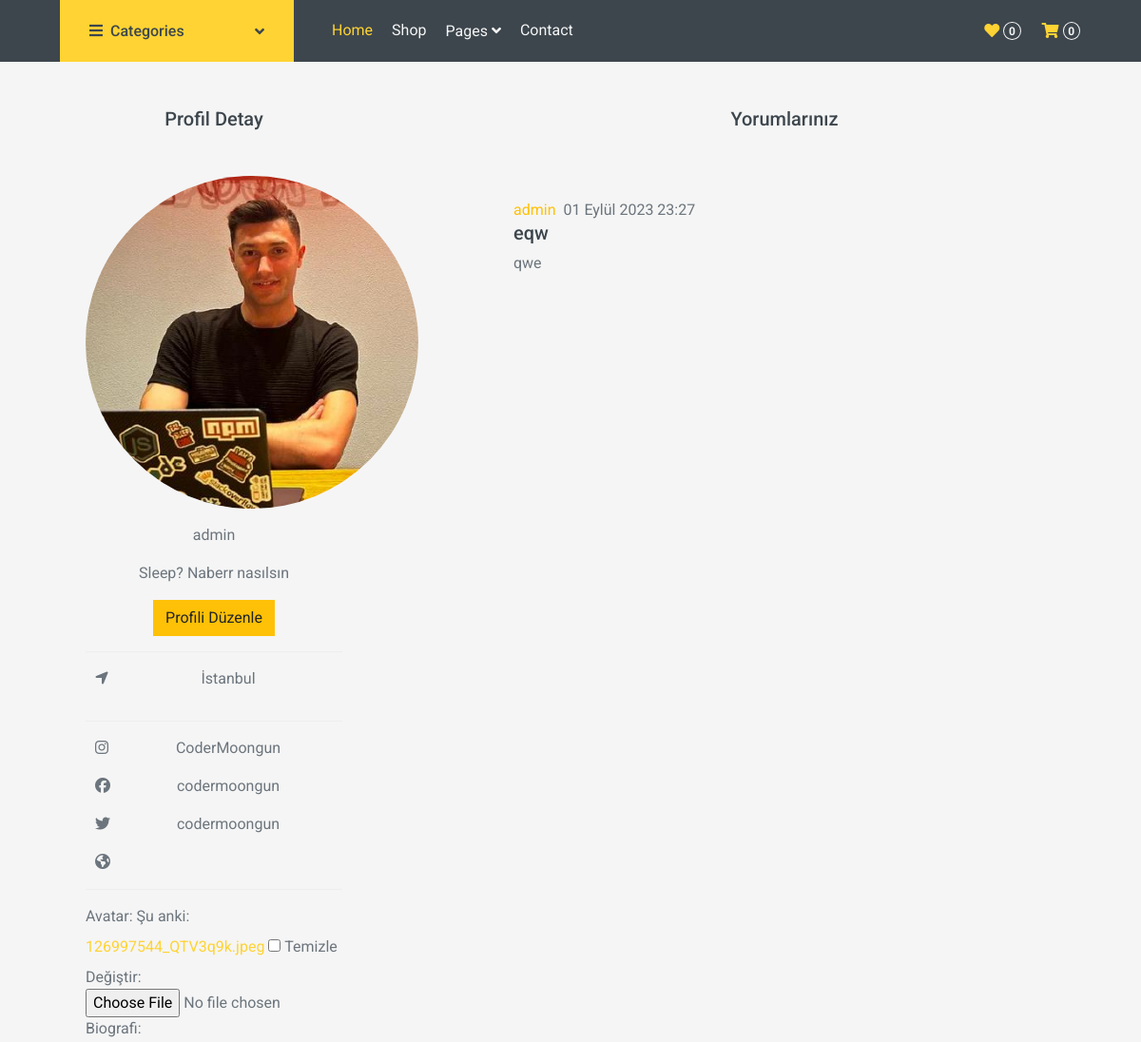
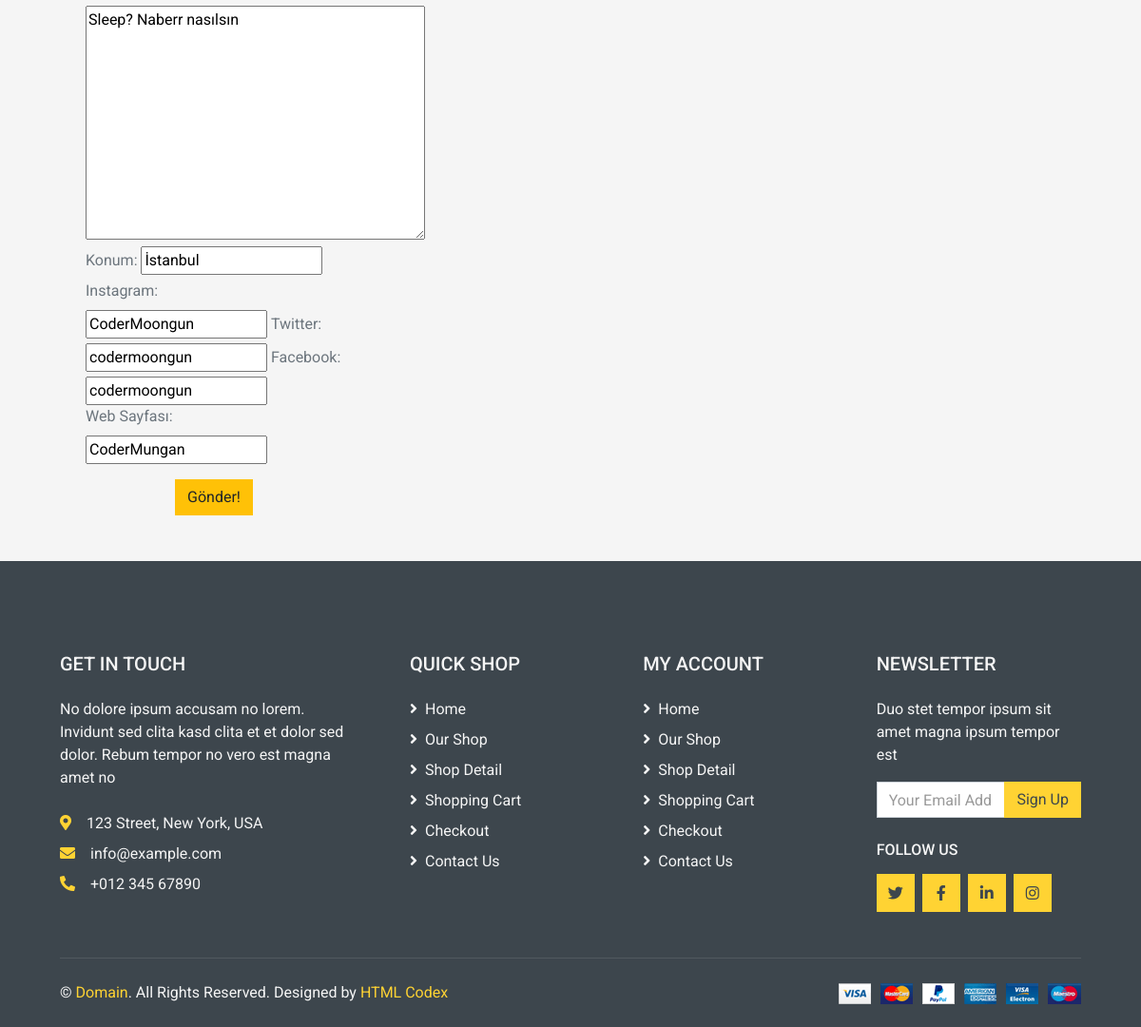
Before: /profile/1 with the older database file (2 pictures, top to bottom).
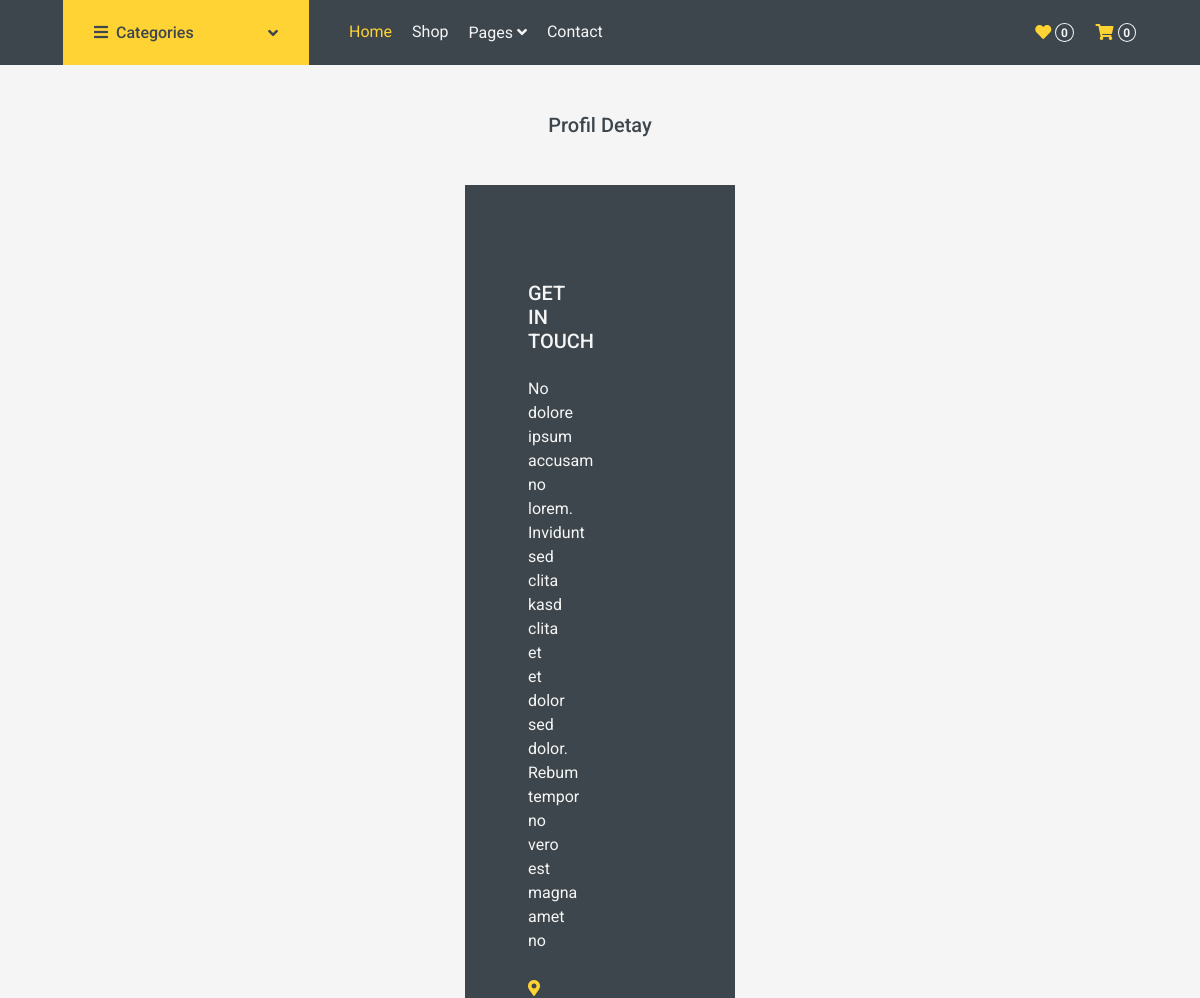
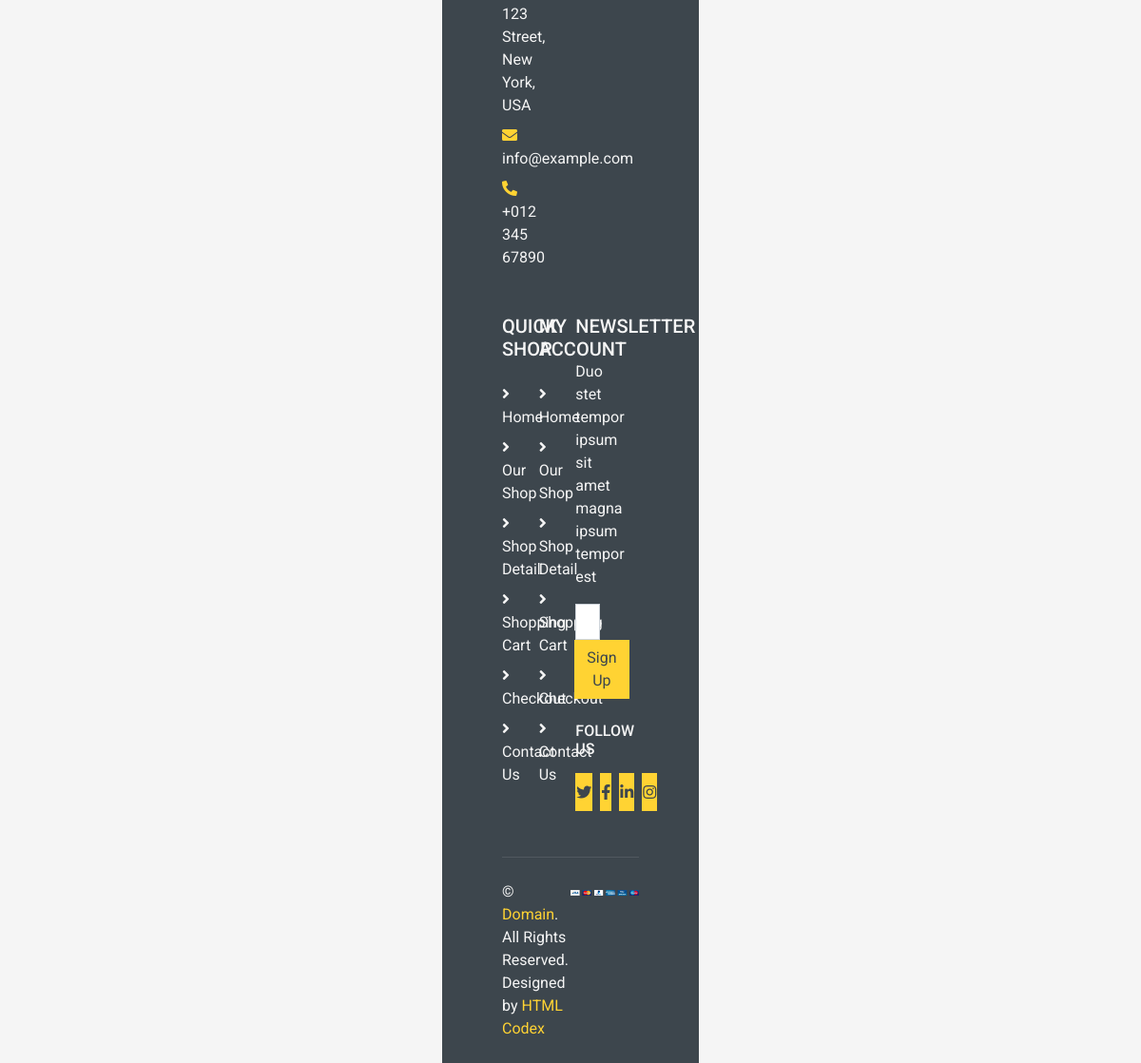
After: the same page with the newer database file (2 pictures, top to bottom).
### siteApp/models.py (models this page shows, shortened)
class ProfileModel(models.Model):
    profileSahibi = models.ForeignKey(User, verbose_name=("Profil Sahibi"), on_delete=models.CASCADE)
    profileAvatar = models.ImageField(("Avatar"), upload_to="", height_field=None, default="/Uploads/Avatar.png", width_field=None, max_length=None, blank=True)
    profileBio = models.TextField(("Biografi"), max_length=500, blank=True)
    profileLocation = models.CharField(("Konum"), max_length=150, blank=True)
    profileInstagram = models.CharField(("Instagram"), max_length=150, blank=True)
    profileTwitter = models.CharField(("Twitter"), max_length=150, blank=True)
    profileFacebook = models.CharField(("Facebook"), max_length=150, blank=True)
    profileWebPage = models.CharField(("Web Sayfası"), max_length=150, blank=True)

class YorumYap(models.Model):
    urun = models.ForeignKey(Tasarim, verbose_name=("Ürün Adı"), on_delete=models.CASCADE)
    yorumSahibi = models.ForeignKey(User, verbose_name=("Yorun sahibi"), on_delete=models.CASCADE)
    yorumBaslik = models.CharField(("Yorumun Başlığı"), max_length=100)
    yorumIcerik = models.TextField(("Yorum İçeriği"), max_length=500)
    yorumAtCrated = models.DateTimeField(("Yorumun Yapıldığı Zaman"), auto_now=True)

### siteApp/views.py (the view, shortened to what this page needs)
# urls.py: path('profile/<profileID>', profile , name='profile'),
def profile(request, profileID):
    context = {}
    userFilter = User.objects.filter(id = profileID).first()
    context['kullanicilar'] = userFilter
    yorumlar = YorumYap.objects.filter(yorumSahibi__id = profileID).all()
    context['yorumlar'] = yorumlar
    profileFront = ProfileModel.objects.filter(profileSahibi__id = profileID).all()
    context['profiller'] = profileFront
    updateProfile = {}
    profileUptade  = ProfileModel.objects.filter(profileSahibi__id = profileID).first()
    profileQuerySet  = ProfileModel.objects.filter(profileSahibi__id = profileID)
    for profile in profileQuerySet:
        updateProfile[profile.id] = UpdateProfile(instance = profile)
        context["update"]  = updateProfile.items()
    return render(request, 'profile.html', context)

### siteApp/templates/profile.html (shortened to what this page needs)
{% extends "base.html" %}
{% for user in kullanicilar %}
{% block site-icerik %}
<div class="row justify-content-around m-0 mt-5">
    <div class="col-md-3">
        <h5 class="text-center mb-5">Profil Detay</h5>
        {% for profile in profiller %}
        <div class="mb-3">
            <img class="rounded-circle" src={{profile.profileAvatar.url}} alt="Resim Bulunamadı" width="350px" />
        </div>
        <div class="mb-3">
            <p id="profileSahip" class="text-center">{{profile.profileSahibi}}</p>
        </div>
        <div class="mb-3">
            <p class="text-center">{{profile.profileBio}}</p>
        </div>
        <div class="mb-3 text-center">
            <button class="btn btn-warning" id="ProfileEdit">Profili Düzenle</button>
        </div>
        <div id="profileShow">
            <hr>
            <div class="row justify-content-center">
                <div class="col-md-1">
                    <i class="fa-solid fa-location-arrow"></i>
                </div>
                <div class="col-md-10">
                    <p class="text-center">{{profile.profileLocation}}</p>
                </div>
            </div>
            <hr>
            <div class="row justify-content-center">
                <div class="col-md-1">
                    <i class="fa-brands fa-instagram"></i>
                </div>
                <div class="col-md-10">
                    <a href="https://instagram.com/{{profile.profileInstagram}}" target="_blank" style="color: inherit;" class="text-decoration-none  link-opacity-50-hover"><p class="text-center">{{profile.profileInstagram}}</p></a>
                </div>
            </div>
            <div class="row justify-content-center">
                <div class="col-md-1">
                    <i class="fa-brands fa-facebook"></i>
                </div>
                <div class="col-md-10">
                    <a href="https://facebook.com/{{profile.profileFacebook}}" style="color: inherit;"target="_blank" class="text-decoration-none  link-opacity-50-hover"><p class="text-center">{{profile.profileFacebook}}</p></a>
                </div>
            </div>
            <div class="row justify-content-center">
                <div class="col-md-1">
                    <i class="fa-brands fa-twitter"></i>
                </div>
                <div class="col-md-10">
                    <a href="https://twitter.com/{{profile.profileTwitter}}" style="color: inherit;"target="_blank" class="text-decoration-none  link-opacity-50-hover"><p class="text-center">{{profile.profileTwitter}}</p></a>
                </div>
            </div>
            <div class="row justify-content-center">
                <div class="col-md-1">
                    <i class="fa-solid fa-earth-americas"></i>
                </div>
                <div class="col-md-10">
                </div>
            </div>
            <hr>
        </div>
        {% for id,form in update %}
        <form action="{% url 'profile' profile.profileSahibi.id %}" method="post" id="formEdit" enctype="multipart/form-data">
            {{form}}
                <div class="mt-3 text-center">
                    <button class="btn btn-warning" type="submit" id="btnformGonder">Gönder!</button>
                </div>
        </form>
        {% endfor %}
        </div>
    <div class="col-md-6">
        <h5 class="text-center mb-5">Yorumlarınız</h5>
        <div class="be-comment-block">
            {% for yorum in yorumlar %}
            <div class="be-comment">
                <div class="be-img-comment">
                </div>
                <div class="be-comment-content">
                    <span class="be-comment-name">
                        <a class="link-warning" href="{% url 'profile' yorum.yorumSahibi.id %}">{{yorum.yorumSahibi}}</a>
                    </span>
                    <span class="be-comment-time">
                        {{yorum.yorumAtCrated}}
                    </span>
                    <h5>
                        {{yorum.yorumBaslik}}
                    </h5>
                    <p class="be-comment-text">
                        {{yorum.yorumIcerik}}
                    </p>
                </div>
            </div>
        </div>
        {% endfor %}
    </div>
</div>
{% endfor %}
{% endblock site-icerik %}
{% endfor %}

### siteApp/templates/base.html (shortened to what this page needs)
{% load static %}
<!DOCTYPE html>
<html lang="en">
<head>
    <link rel="stylesheet" href="{% static 'owlcarousel/owl.carousel.min.css' %}">
    <link rel="stylesheet" href="{% static 'owlcarousel/owl.carousel.min.css' %}">
    <link href="https://cdn.jsdelivr.net/npm/bootstrap@5.3.1/dist/css/bootstrap.min.css" rel="stylesheet"
>
    <link rel="stylesheet" href="https://cdn.jsdelivr.net/npm/owl.carousel@2.3.4/dist/assets/owl.carousel.min.css">
    <link rel="stylesheet" href="https://cdn.jsdelivr.net/npm/owl.carousel@2.3.4/dist/assets/owl.theme.default.min.css">
    <link rel="stylesheet" href="https://cdnjs.cloudflare.com/ajax/libs/OwlCarousel2/2.3.4/assets/owl.carousel.min.css">
    <link rel="stylesheet"
        href="https://cdnjs.cloudflare.com/ajax/libs/OwlCarousel2/2.3.4/assets/owl.theme.default.min.css">
    <link rel="stylesheet" href="https://cdnjs.cloudflare.com/ajax/libs/font-awesome/6.4.2/css/all.min.css"
 />
     <link href="https://cdnjs.cloudflare.com/ajax/libs/font-awesome/5.10.0/css/all.min.css" rel="stylesheet">
     <link href="{% static '/lib/animate/animate.min.css' %}" rel="stylesheet">
     <link href="{% static '/lib/owlcarousel/assets/owl.carousel.min.css' %}" rel="stylesheet">
     <link href="{% static '/css/style.css' %}" rel="stylesheet">
</head>
<body id="body">
    {% include "./Components/_navbar.html" %}
    {% block site-icerik %}
    {% endblock site-icerik %}
    {% include "./Components/_footer.html" %}
</body>
</html>

### siteApp/templates/Components/_navbar.html (shortened to what this page needs)
<div class="container-fluid bg-dark mb-30">
  <div class="row px-xl-5">
    <div class="col-lg-3 d-none d-lg-block">
      <a class="btn d-flex align-items-center justify-content-between bg-primary w-100" data-toggle="collapse"
        href="#navbar-vertical" style="height: 65px; padding: 0 30px;">
        <h6 class="text-dark m-0"><i class="fa fa-bars mr-2"></i>Categories</h6>
        <i class="fa fa-angle-down text-dark"></i>
      </a>
    </div>
    <div class="col-lg-9">
      <nav class="navbar navbar-expand-lg bg-dark navbar-dark py-3 py-lg-0 px-0">
        <div class="collapse navbar-collapse justify-content-between" id="navbarCollapse">
          <div class="navbar-nav mr-auto py-0">
            <a href="{% url 'home' %}" class="nav-item nav-link active">Home</a>
            <a href="{% url 'urun' %}" class="nav-item nav-link">Shop</a>
            <div class="nav-item dropdown">
              <a href="#" class="nav-link dropdown-toggle" data-toggle="dropdown">Pages <i
                  class="fa fa-angle-down mt-1"></i></a>
            </div>
            <a href="contact.html" class="nav-item nav-link">Contact</a>
          </div>
          <div class="navbar-nav ml-auto py-0 d-none d-lg-block">
            <a href="" class="btn px-0">
              <i class="fas fa-heart text-primary"></i>
              <span class="badge text-secondary border border-secondary rounded-circle"
                style="padding-bottom: 2px;">0</span>
            </a>
            <a href="" class="btn px-0 ml-3">
              <i class="fas fa-shopping-cart text-primary"></i>
              <span class="badge text-secondary border border-secondary rounded-circle"
                style="padding-bottom: 2px;">0</span>
            </a>
          </div>
        </div>
      </nav>
    </div>
  </div>
</div>

### siteApp/templates/Components/_footer.html
<div class="container-fluid bg-dark text-secondary mt-5 pt-5">
  <div class="row px-xl-5 pt-5">
      <div class="col-lg-4 col-md-12 mb-5 pr-3 pr-xl-5">
          <h5 class="text-secondary text-uppercase mb-4">Get In Touch</h5>
          <p class="mb-4">No dolore ipsum accusam no lorem. Invidunt sed clita kasd clita et et dolor sed dolor. Rebum tempor no vero est magna amet no</p>
          <p class="mb-2"><i class="fa fa-map-marker-alt text-primary mr-3"></i>123 Street, New York, USA</p>
          <p class="mb-2"><i class="fa fa-envelope text-primary mr-3"></i>info@example.com</p>
          <p class="mb-0"><i class="fa fa-phone-alt text-primary mr-3"></i>+012 345 67890</p>
      </div>
      <div class="col-lg-8 col-md-12">
          <div class="row">
              <div class="col-md-4 mb-5">
                  <h5 class="text-secondary text-uppercase mb-4">Quick Shop</h5>
                  <div class="d-flex flex-column justify-content-start">
                      <a class="text-secondary mb-2" href="#"><i class="fa fa-angle-right mr-2"></i>Home</a>
                      <a class="text-secondary mb-2" href="#"><i class="fa fa-angle-right mr-2"></i>Our Shop</a>
                      <a class="text-secondary mb-2" href="#"><i class="fa fa-angle-right mr-2"></i>Shop Detail</a>
                      <a class="text-secondary mb-2" href="#"><i class="fa fa-angle-right mr-2"></i>Shopping Cart</a>
                      <a class="text-secondary mb-2" href="#"><i class="fa fa-angle-right mr-2"></i>Checkout</a>
                      <a class="text-secondary" href="#"><i class="fa fa-angle-right mr-2"></i>Contact Us</a>
                  </div>
              </div>
              <div class="col-md-4 mb-5">
                  <h5 class="text-secondary text-uppercase mb-4">My Account</h5>
                  <div class="d-flex flex-column justify-content-start">
                      <a class="text-secondary mb-2" href="#"><i class="fa fa-angle-right mr-2"></i>Home</a>
                      <a class="text-secondary mb-2" href="#"><i class="fa fa-angle-right mr-2"></i>Our Shop</a>
                      <a class="text-secondary mb-2" href="#"><i class="fa fa-angle-right mr-2"></i>Shop Detail</a>
                      <a class="text-secondary mb-2" href="#"><i class="fa fa-angle-right mr-2"></i>Shopping Cart</a>
                      <a class="text-secondary mb-2" href="#"><i class="fa fa-angle-right mr-2"></i>Checkout</a>
                      <a class="text-secondary" href="#"><i class="fa fa-angle-right mr-2"></i>Contact Us</a>
                  </div>
              </div>
              <div class="col-md-4 mb-5">
                  <h5 class="text-secondary text-uppercase mb-4">Newsletter</h5>
                  <p>Duo stet tempor ipsum sit amet magna ipsum tempor est</p>
                  <form action="">
                      <div class="input-group">
                          <input type="text" class="form-control" placeholder="Your Email Address">
                          <div class="input-group-append">
                              <button class="btn btn-primary">Sign Up</button>
                          </div>
                      </div>
                  </form>
                  <h6 class="text-secondary text-uppercase mt-4 mb-3">Follow Us</h6>
                  <div class="d-flex">
                      <a class="btn btn-primary btn-square mr-2" href="#"><i class="fab fa-twitter"></i></a>
                      <a class="btn btn-primary btn-square mr-2" href="#"><i class="fab fa-facebook-f"></i></a>
                      <a class="btn btn-primary btn-square mr-2" href="#"><i class="fab fa-linkedin-in"></i></a>
                      <a class="btn btn-primary btn-square" href="#"><i class="fab fa-instagram"></i></a>
                  </div>
              </div>
          </div>
      </div>
  </div>
  <div class="row border-top mx-xl-5 py-4" style="border-color: rgba(256, 256, 256, .1) !important;">
      <div class="col-md-6 px-xl-0">
          <p class="mb-md-0 text-center text-md-left text-secondary">
              &copy; <a class="text-primary" href="#">Domain</a>. All Rights Reserved. Designed
              by
              <a class="text-primary" href="https://htmlcodex.com">HTML Codex</a>
          </p>
      </div>
      <div class="col-md-6 px-xl-0 text-center text-md-right">
          <img class="img-fluid" src="img/payments.png" alt="">
      </div>
  </div>
</div>

Changed rows visible on the page:
removed ProfileModel: profileAvatar (picture), profileSahibi "admin", profileBio "Sleep? Naberr nasılsın", profileLocation "İstanbul", profileInstagram "CoderMoongun", profileFacebook "codermoongun", profileTwitter "codermoongun", update "Sleep? Naberr nasılsın" "İstanbul" "CoderMoongun" "codermoongun" "codermoongun" "CoderMungan"
removed YorumYap: yorumSahibi "admin", yorumAtCrated "01 Eylül 2023 23:27", yorumBaslik "eqw", yorumIcerik "qwe"
